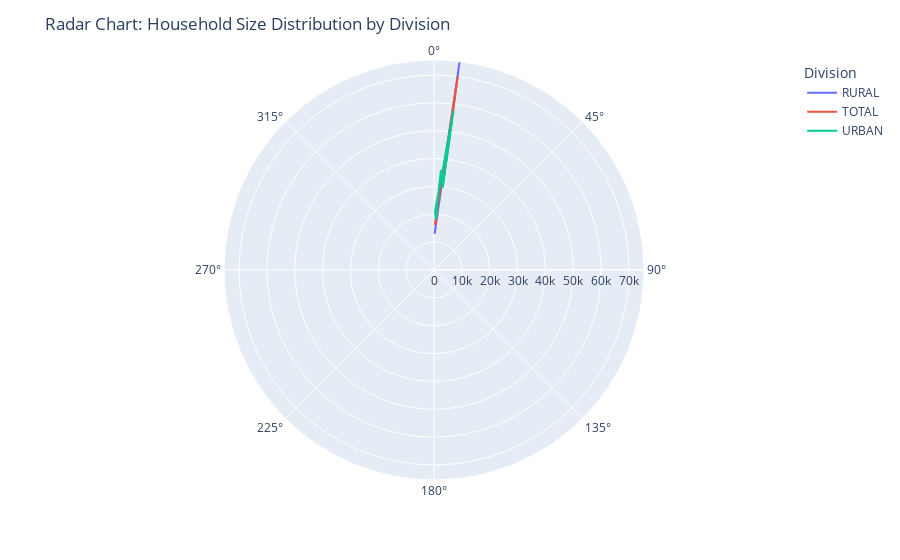

Source (notebook cell):
### Code cell
import plotly.express as px

# Aggregating household size columns by 'Division'
agg_data = data.groupby('Division')[household_size_columns].sum().reset_index()

# Now, 'agg_data' will have the sum of household size categories for each division.
# Create a new DataFrame that reshapes the data for radar chart
radar_data = agg_data.melt(id_vars='Division', value_vars=household_size_columns, 
                           var_name='Household Size', value_name='Number of Households')

# Now you can use this reshaped data to plot the radar chart
fig = px.line_polar(radar_data, r='Number of Households', theta='Household Size', color='Division', line_close=True)

# Customizing the chart
fig.update_layout(
    title="Radar Chart: Household Size Distribution by Division",
    polar=dict(
        radialaxis=dict(visible=True, range=[0, radar_data['Number of Households'].max()])
    )
)

fig.show()

### Figure 1 — Plotly figure (JSON) as saved in the notebook; plotly's stock layout.template omitted (floating-point values rounded to 4 significant figures)
{"data": [{"hovertemplate": "Division=RURAL<br>Number of Households=%{r}<br>Household Size=%{theta}<extra></extra>", "legendgroup": "RURAL", "line": {"color": "#636efa", "dash": "solid"}, "marker": {"symbol": "circle"}, "mode": "lines", "name": "RURAL", "r": [13010.0, 15400.0, 20220.0, 30010.0, 34300.0, 31380.0, 75380.0, 13010.0], "showlegend": true, "subplot": "polar", "theta": [1, 2, 3, 4, 5, 6, 7, 1], "type": "scatterpolar"}, {"hovertemplate": "Division=TOTAL<br>Number of Households=%{r}<br>Household Size=%{theta}<extra></extra>", "legendgroup": "TOTAL", "line": {"color": "#EF553B", "dash": "solid"}, "marker": {"symbol": "circle"}, "mode": "lines", "name": "TOTAL", "r": [16140.0, 16600.0, 22340.0, 33470.0, 34770.0, 31880.0, 70110.0, 16140.0], "showlegend": true, "subplot": "polar", "theta": [1, 2, 3, 4, 5, 6, 7, 1], "type": "scatterpolar"}, {"hovertemplate": "Division=URBAN<br>Number of Households=%{r}<br>Household Size=%{theta}<extra></extra>", "legendgroup": "URBAN", "line": {"color": "#00cc96", "dash": "solid"}, "marker": {"symbol": "circle"}, "mode": "lines", "name": "URBAN", "r": [21120.0, 18290.0, 25140.0, 35930.0, 34500.0, 29680.0, 57640.0, 21120.0], "showlegend": true, "subplot": "polar", "theta": [1, 2, 3, 4, 5, 6, 7, 1], "type": "scatterpolar"}], "layout": {"legend": {"title": {"text": "Division"}, "tracegroupgap": 0}, "margin": {"t": 60}, "polar": {"angularaxis": {"direction": "clockwise", "rotation": 90}, "domain": {"x": [0, 1], "y": [0, 1]}, "radialaxis": {"range": [0, 75380.0], "visible": true}}, "title": {"text": "Radar Chart: Household Size Distribution by Division"}}}
